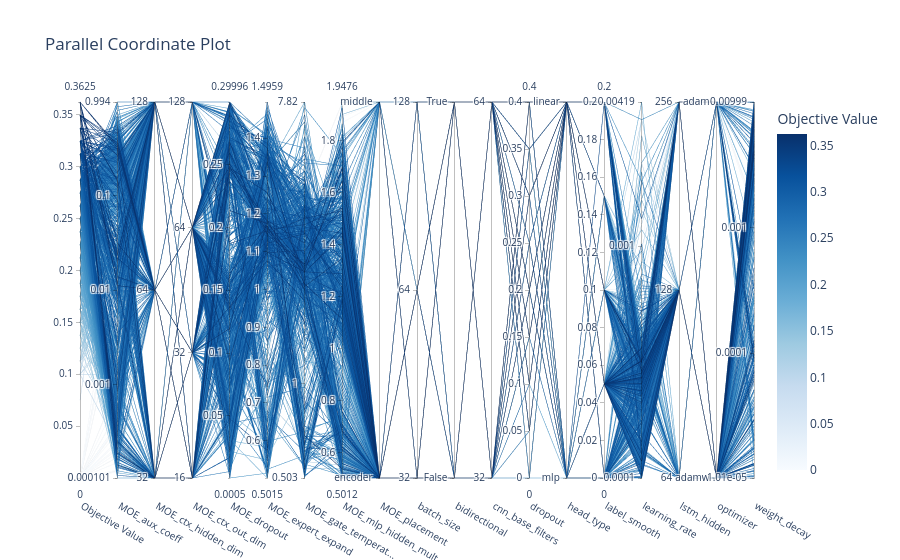

Notebook source saved alongside this figure:
### Code cell
# 3. Parallel Coordinate Plot (Visualizes high-dimensional relationships)
fig_parallel = plot_parallel_coordinate(study)
fig_parallel.show()

### Figure 1 — Plotly figure (JSON) as saved in the notebook; plotly's stock layout.template omitted (floating-point values rounded to 4 significant figures; data arrays with more than 128 entries replaced by an {"elided": "..."} marker saying what was removed)
{"data": [{"dimensions": [{"label": "Objective Value", "range": [0, 0.3625], "values": {"elided": "1000 float values"}}, {"label": "MOE_aux_coeff", "range": [-3.994, -0.002826], "ticktext": ["0.000101", "0.001", "0.01", "0.1", "0.994"], "tickvals": [-3.994, -3, -2, -1, -0.002826], "values": {"elided": "1000 float values"}}, {"label": "MOE_ctx_hidden_dim", "range": [0, 2], "ticktext": ["32", "64", "128"], "tickvals": [0, 1, 2], "values": {"elided": "1000 int values"}}, {"label": "MOE_ctx_out_dim", "range": [0, 3], "ticktext": ["16", "32", "64", "128"], "tickvals": [0, 1, 2, 3], "values": {"elided": "1000 int values"}}, {"label": "MOE_dropout", "range": [0.000503, 0.3], "values": {"elided": "1000 float values"}}, {"label": "MOE_expert_expand", "range": [0.5015, 1.496], "values": {"elided": "1000 float values"}}, {"label": "MOE_gate_temperat...", "range": [-0.2981, 0.8931], "ticktext": ["0.503", "1", "7.82"], "tickvals": [-0.2981, 0, 0.8931], "values": {"elided": "1000 float values"}}, {"label": "MOE_mlp_hidden_mult", "range": [0.5012, 1.948], "values": {"elided": "1000 float values"}}, {"label": "MOE_placement", "range": [0, 1], "ticktext": ["encoder", "middle"], "tickvals": [0, 1], "values": {"elided": "1000 int values"}}, {"label": "batch_size", "range": [0, 2], "ticktext": ["32", "64", "128"], "tickvals": [0, 1, 2], "values": {"elided": "1000 int values"}}, {"label": "bidirectional", "range": [0, 1], "ticktext": ["False", "True"], "tickvals": [0, 1], "values": {"elided": "1000 int values"}}, {"label": "cnn_base_filters", "range": [0, 1], "ticktext": ["32", "64"], "tickvals": [0, 1], "values": {"elided": "1000 int values"}}, {"label": "dropout", "range": [0, 0.4], "values": {"elided": "1000 float values"}}, {"label": "head_type", "range": [0, 1], "ticktext": ["mlp", "linear"], "tickvals": [0, 1], "values": {"elided": "1000 int values"}}, {"label": "label_smooth", "range": [0, 0.2], "values": {"elided": "1000 float values"}}, {"label": "learning_rate", "range": [-3.999, -2.378], "ticktext": ["0.0001", "0.001", "0.00419"], "tickvals": [-3.999, -3, -2.378], "values": {"elided": "1000 float values"}}, {"label": "lstm_hidden", "range": [0, 2], "ticktext": ["64", "128", "256"], "tickvals": [0, 1, 2], "values": {"elided": "1000 int values"}}, {"label": "optimizer", "range": [0, 1], "ticktext": ["adamw", "adam"], "tickvals": [0, 1], "values": {"elided": "1000 int values"}}, {"label": "weight_decay", "range": [-4.995, -2.0], "ticktext": ["1.01e-05", "0.0001", "0.001", "0.00999"], "tickvals": [-4.995, -4, -3, -2.0], "values": {"elided": "1000 float values"}}], "labelangle": 30, "labelside": "bottom", "line": {"color": {"elided": "1000 float values"}, "colorbar": {"title": {"text": "Objective Value"}}, "colorscale": [[0, "rgb(247,251,255)"], [0.125, "rgb(222,235,247)"], [0.25, "rgb(198,219,239)"], [0.375, "rgb(158,202,225)"], [0.5, "rgb(107,174,214)"], [0.625, "rgb(66,146,198)"], [0.75, "rgb(33,113,181)"], [0.875, "rgb(8,81,156)"], [1, "rgb(8,48,107)"]], "reversescale": false, "showscale": true}, "type": "parcoords"}], "layout": {"title": {"text": "Parallel Coordinate Plot"}}}
